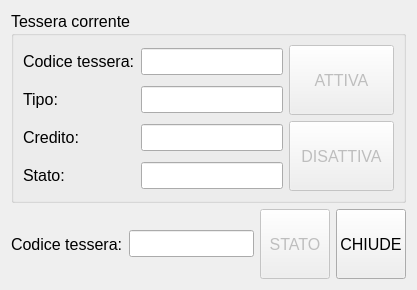
<?xml version="1.0" encoding="UTF-8"?>
<ui version="4.0">
 <class>AlertTessereDlg</class>
 <widget class="QDialog" name="AlertTessereDlg">
  <property name="geometry">
   <rect>
    <x>0</x>
    <y>0</y>
    <width>417</width>
    <height>281</height>
   </rect>
  </property>
  <property name="font">
   <font>
    <pointsize>12</pointsize>
   </font>
  </property>
  <property name="windowTitle">
   <string>Tessere</string>
  </property>
  <layout class="QVBoxLayout" name="verticalLayout">
   <item>
    <widget class="QGroupBox" name="groupBox">
     <property name="font">
      <font>
       <pointsize>12</pointsize>
      </font>
     </property>
     <property name="title">
      <string>Tessera corrente</string>
     </property>
     <layout class="QGridLayout" name="gridLayout">
      <item row="2" column="1">
       <widget class="QLineEdit" name="creditoTesseraTxt">
        <property name="focusPolicy">
         <enum>Qt::NoFocus</enum>
        </property>
        <property name="readOnly">
         <bool>true</bool>
        </property>
       </widget>
      </item>
      <item row="3" column="1">
       <widget class="QLineEdit" name="statoTesseraTxt">
        <property name="focusPolicy">
         <enum>Qt::NoFocus</enum>
        </property>
        <property name="readOnly">
         <bool>true</bool>
        </property>
       </widget>
      </item>
      <item row="0" column="1">
       <widget class="QLineEdit" name="codiceTesseraTxt">
        <property name="focusPolicy">
         <enum>Qt::NoFocus</enum>
        </property>
        <property name="readOnly">
         <bool>true</bool>
        </property>
       </widget>
      </item>
      <item row="1" column="0">
       <widget class="QLabel" name="label_2">
        <property name="text">
         <string>Tipo:</string>
        </property>
       </widget>
      </item>
      <item row="3" column="0">
       <widget class="QLabel" name="label_4">
        <property name="text">
         <string>Stato:</string>
        </property>
       </widget>
      </item>
      <item row="1" column="1">
       <widget class="QLineEdit" name="tipoTesseraTxt">
        <property name="focusPolicy">
         <enum>Qt::NoFocus</enum>
        </property>
        <property name="readOnly">
         <bool>true</bool>
        </property>
       </widget>
      </item>
      <item row="2" column="0">
       <widget class="QLabel" name="label_3">
        <property name="text">
         <string>Credito:</string>
        </property>
       </widget>
      </item>
      <item row="0" column="0">
       <widget class="QLabel" name="label">
        <property name="text">
         <string>Codice tessera:</string>
        </property>
       </widget>
      </item>
      <item row="0" column="2" rowspan="2">
       <widget class="QToolButton" name="attivatBtn">
        <property name="enabled">
         <bool>false</bool>
        </property>
        <property name="sizePolicy">
         <sizepolicy hsizetype="MinimumExpanding" vsizetype="Expanding">
          <horstretch>0</horstretch>
          <verstretch>2</verstretch>
         </sizepolicy>
        </property>
        <property name="minimumSize">
         <size>
          <width>70</width>
          <height>70</height>
         </size>
        </property>
        <property name="text">
         <string>ATTIVA</string>
        </property>
        <property name="icon">
         <iconset resource="risorse.qrc">
          <normaloff>:/GestCassa/db_ok</normaloff>:/GestCassa/db_ok</iconset>
        </property>
        <property name="iconSize">
         <size>
          <width>48</width>
          <height>48</height>
         </size>
        </property>
        <property name="autoExclusive">
         <bool>false</bool>
        </property>
        <property name="toolButtonStyle">
         <enum>Qt::ToolButtonTextUnderIcon</enum>
        </property>
       </widget>
      </item>
      <item row="2" column="2" rowspan="2">
       <widget class="QToolButton" name="disattivaBtn">
        <property name="enabled">
         <bool>false</bool>
        </property>
        <property name="sizePolicy">
         <sizepolicy hsizetype="MinimumExpanding" vsizetype="Expanding">
          <horstretch>0</horstretch>
          <verstretch>0</verstretch>
         </sizepolicy>
        </property>
        <property name="minimumSize">
         <size>
          <width>70</width>
          <height>70</height>
         </size>
        </property>
        <property name="text">
         <string>DISATTIVA</string>
        </property>
        <property name="icon">
         <iconset resource="risorse.qrc">
          <normaloff>:/GestCassa/divieto</normaloff>:/GestCassa/divieto</iconset>
        </property>
        <property name="iconSize">
         <size>
          <width>48</width>
          <height>48</height>
         </size>
        </property>
        <property name="autoExclusive">
         <bool>false</bool>
        </property>
        <property name="toolButtonStyle">
         <enum>Qt::ToolButtonTextUnderIcon</enum>
        </property>
       </widget>
      </item>
     </layout>
    </widget>
   </item>
   <item>
    <layout class="QHBoxLayout" name="horizontalLayout">
     <item>
      <widget class="QLabel" name="label_5">
       <property name="text">
        <string>Codice tessera:</string>
       </property>
      </widget>
     </item>
     <item>
      <widget class="QLineEdit" name="codiceTesseraRicercaTxt"/>
     </item>
     <item>
      <widget class="QToolButton" name="queryBtn">
       <property name="enabled">
        <bool>false</bool>
       </property>
       <property name="sizePolicy">
        <sizepolicy hsizetype="MinimumExpanding" vsizetype="Expanding">
         <horstretch>0</horstretch>
         <verstretch>0</verstretch>
        </sizepolicy>
       </property>
       <property name="minimumSize">
        <size>
         <width>70</width>
         <height>70</height>
        </size>
       </property>
       <property name="maximumSize">
        <size>
         <width>100</width>
         <height>70</height>
        </size>
       </property>
       <property name="text">
        <string>STATO</string>
       </property>
       <property name="icon">
        <iconset resource="risorse.qrc">
         <normaloff>:/GestCassa/reload</normaloff>:/GestCassa/reload</iconset>
       </property>
       <property name="iconSize">
        <size>
         <width>48</width>
         <height>48</height>
        </size>
       </property>
       <property name="autoExclusive">
        <bool>false</bool>
       </property>
       <property name="toolButtonStyle">
        <enum>Qt::ToolButtonTextUnderIcon</enum>
       </property>
      </widget>
     </item>
     <item>
      <widget class="QToolButton" name="chiudeBtn">
       <property name="sizePolicy">
        <sizepolicy hsizetype="MinimumExpanding" vsizetype="Expanding">
         <horstretch>0</horstretch>
         <verstretch>0</verstretch>
        </sizepolicy>
       </property>
       <property name="minimumSize">
        <size>
         <width>70</width>
         <height>70</height>
        </size>
       </property>
       <property name="maximumSize">
        <size>
         <width>100</width>
         <height>70</height>
        </size>
       </property>
       <property name="text">
        <string>CHIUDE</string>
       </property>
       <property name="icon">
        <iconset resource="risorse.qrc">
         <normaloff>:/GestCassa/esce</normaloff>:/GestCassa/esce</iconset>
       </property>
       <property name="iconSize">
        <size>
         <width>48</width>
         <height>48</height>
        </size>
       </property>
       <property name="autoExclusive">
        <bool>false</bool>
       </property>
       <property name="toolButtonStyle">
        <enum>Qt::ToolButtonTextUnderIcon</enum>
       </property>
      </widget>
     </item>
    </layout>
   </item>
  </layout>
 </widget>
 <tabstops>
  <tabstop>codiceTesseraRicercaTxt</tabstop>
  <tabstop>queryBtn</tabstop>
  <tabstop>chiudeBtn</tabstop>
  <tabstop>attivatBtn</tabstop>
  <tabstop>disattivaBtn</tabstop>
  <tabstop>codiceTesseraTxt</tabstop>
  <tabstop>tipoTesseraTxt</tabstop>
  <tabstop>creditoTesseraTxt</tabstop>
  <tabstop>statoTesseraTxt</tabstop>
 </tabstops>
 <resources>
  <include location="risorse.qrc"/>
 </resources>
 <connections>
  <connection>
   <sender>codiceTesseraRicercaTxt</sender>
   <signal>returnPressed()</signal>
   <receiver>queryBtn</receiver>
   <slot>click()</slot>
   <hints>
    <hint type="sourcelabel">
     <x>176</x>
     <y>280</y>
    </hint>
    <hint type="destinationlabel">
     <x>251</x>
     <y>280</y>
    </hint>
   </hints>
  </connection>
 </connections>
</ui>
